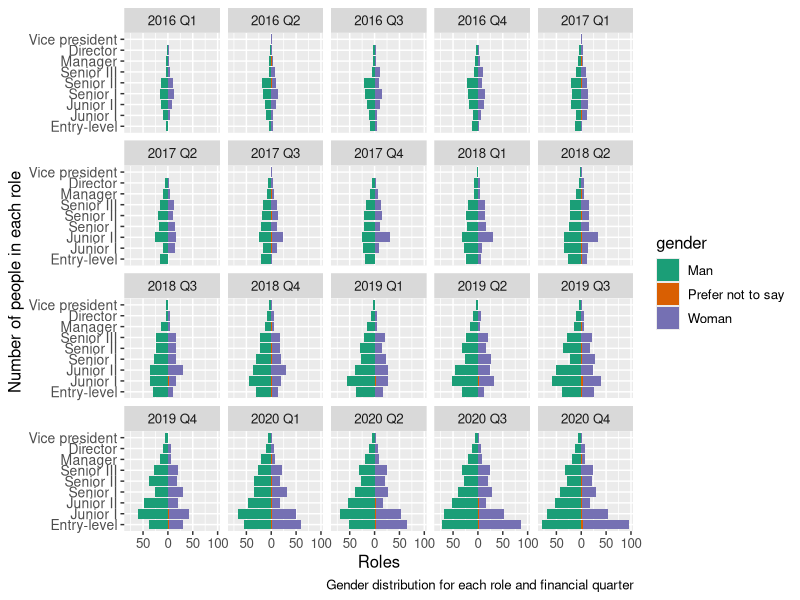
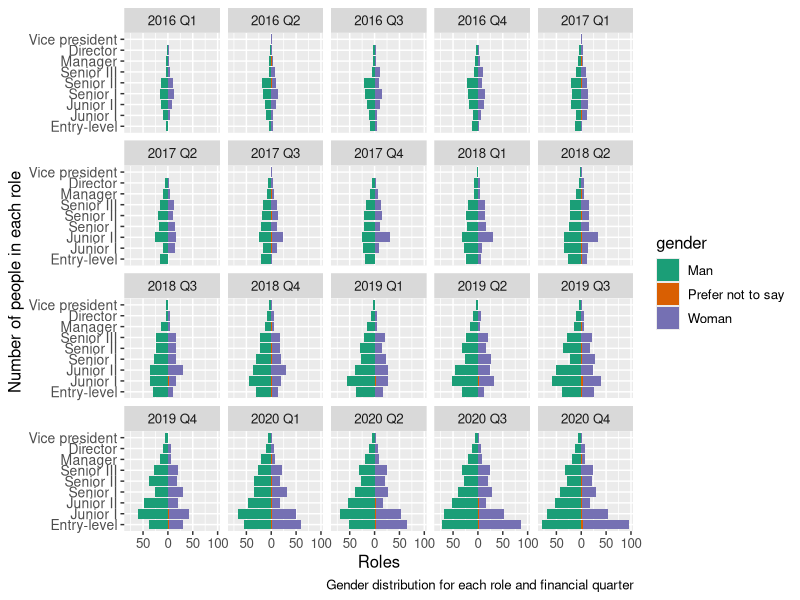

Here is the R script that generated these plots, in order: (Note: this script raises an error after producing the figures.)
library(tidyverse)
library(knitr)
library(kableExtra)
library(lme4)
library(mgcv)

# HIRING 

phase1 = read_csv("data/phase1-new-grad-applicants-2020.csv")
phase2 = read_csv("data/phase2-new-grad-applicants-2020.csv")
phase3 = read_csv("data/phase3-new-grad-applicants-2020.csv")
final_hires = read_csv("data/final-hires-newgrad_2020.csv")

sum(is.na(phase1))
sum(is.na(phase2)) 
sum(is.na(phase3))

round1_2 = full_join(phase1, phase2)
round1_2 = round1_2 %>% 
  #technical skills is only under hiring2, which means if an applicant's id has NA for this column, they did not move onto the next round
  mutate(next_round = !is.na(technical_skills)) %>%  
  mutate(next_round = as.integer(next_round)) %>% 
  mutate(gender = fct_relevel(gender, "Prefer not to say", after = 2)) %>% 
  select(-c(technical_skills, writing_skills, leadership_presence, speaking_skills)) #remove phase 2 data

# counts for total round 1 gender
kable(table(round1_2$gender), col.names = c("Gender", "Quantity"), caption = "Gender Count for Phase 1")

#response is binary so we use glm so we can use family = binomial
#normal linear model
hiring1_model = glm(next_round ~ cv + gpa + cover_letter + extracurriculars + work_experience, family = binomial(link = "logit"), data = round1_2)

# add fixed effect for gender
hiring1_gender_model = glm(next_round ~ cv + gpa + cover_letter + extracurriculars + work_experience + gender, data = round1_2, family = binomial(link = "logit"))
summary(hiring1_gender_model)
#let's see if we add an effect for team applied to - maybe the process for data and software are different?
hiring1_team_gender = glmer(next_round ~ cv + gpa + cover_letter + extracurriculars + work_experience + gender + (1 |team_applied_for),
                            data = round1_2, family = binomial(link = "logit"), nAGQ=0)
summary(hiring1_team_gender)

#compare the effect between gender only and gender (rand int) + random slope for team 
kable(signif(lmtest::lrtest(hiring1_gender_model, hiring1_team_gender),4), col.names = c("# Df", "Log Likelihod", "Df","Chi-squared", "P-value"), caption = "Log Likelihood Test for Random Effect of Team in Phase 1")

#test the simple model against the original model with no random intercept for gender...investigate if there is a difference
kable(signif(lmtest::lrtest(hiring1_model, hiring1_gender_model),4), col.names = c("# Df", "Log Likelihod", "Df","Chi-squared", "P-value"), caption = "Log Likelihood Test for Fixed Effect of Gender in Phase 1")
#chi^2 p value small for both of them which means there's no difference in models if u add effect for gender, meaning model doesn't change based on gender and therefore there is no evidence of there being bias in phase 1 of the hiring process.

round2_3 = full_join(phase2, phase3)
#remove phase 2 columns
round2_3 = round2_3 %>% 
  #interviewer rating only in phase 3, which means if an applicant's id has NA for this column, they did not move onto the next round
  mutate(next_round = !is.na(interviewer_rating_1)) %>%  
  mutate(next_round = as.integer(next_round)) %>% 
  mutate(gender = fct_relevel(gender, "Prefer not to say", after = 2)) %>% 
  select(-c(cover_letter, cv, gpa, extracurriculars, work_experience, interviewer_rating_1, interviewer_rating_2)) #remove phase 2 data

#get counts for each gender in round 2
kable(table(round2_3$gender), col.names = c("Gender", "Quantity"), caption = "Gender Count for Phase 2")

#normal linear model
hiring2_model = glm(next_round ~ technical_skills + writing_skills + leadership_presence + speaking_skills, family = binomial(link = "logit"), data = round2_3)
summary(hiring2_model)
# add fixed effect for gender
hiring2_gender_model = glm(next_round ~ technical_skills + writing_skills + leadership_presence + speaking_skills + gender, data = round2_3, family = binomial(link = "logit"))
summary(hiring2_gender_model)
#let's see if we add an effect for team applied to - maybe the process for data and software are different?
hiring2_team_gender = glmer(next_round ~ technical_skills + writing_skills + leadership_presence + speaking_skills + gender + (1 | team_applied_for),
                            data = round2_3, family = binomial(link = "logit"), nAGQ=0)
summary(hiring2_team_gender)

#compare the effect between gender only and gender (rand int) + random slope for team 
kable(signif(lmtest::lrtest(hiring2_gender_model, hiring2_team_gender),4), col.names = c("# Df", "Log Likelihod", "Df","Chi-squared", "P-value"), caption = "Log Likelihood Test for Random Effect of Team in Phase 2")
#seems like not significant effect... we can continue with our simpler model without the difference between teams
#test the simple model against the original model with no random intercept for gender and investigate if there is a difference
kable(signif(lmtest::lrtest(hiring2_model, hiring2_gender_model),4), col.names = c("# Df", "Log Likelihod", "Df","Chi-squared", "P-value"), caption = "Log Likelihood Test for Fixed Effect of Gender in Phase 2")
#high chi squared for both - we're good! no diff between model that seps gender 

p2confint = cbind(est = round(summary(
  hiring2_gender_model)$coef[,1],3),
  round(confint(hiring2_gender_model),3))
rownames(p2confint) = c("Baseline", "Technical Skills", "Writing Skills", "Leadership Presence", "Speaking Skills", "Woman", "Prefer not to Say")
kable(p2confint, col.names = c("Estimate", "2.5%", "97.5%"), caption = "95\\% Confidence Interval for GLM with Gender Effect")

#combined stats of ppl that applied in round 3
round3_combined = right_join(phase2, phase3)
round3_combined = round3_combined %>% 
  select(applicant_id, team_applied_for, gender,interviewer_rating_1,interviewer_rating_2)
#people from round 3 who were hired
round3_h_int = right_join(round3_combined, final_hires)
round3_h_int = round3_h_int %>% 
  mutate(hired = 1)
round3_hired = full_join(round3_combined, round3_h_int)
#remove phase 2 columns
round3_hired = round3_hired %>% 
  mutate_if(is.numeric, replace_na, replace = 0) %>% 
  mutate(avg_interview = (interviewer_rating_1 + interviewer_rating_2)/2) # we see that those with the highest avg score get hired so i'm going to consolidate them 

#split into data/software
round3_data = round3_hired %>% 
  filter(team_applied_for == "Data") 
# no more "prefer not to say" so we don't need to rearrange
#%>% 
#mutate(gender = fct_relevel(gender, "Prefer not to say", after = 2))
round3_software = round3_hired %>% 
  filter(team_applied_for == "Software") #%>% 
#mutate(gender = fct_relevel(gender, "Prefer not to say", after = 2))
#separate by gender
round3_woman = round3_hired %>% 
  filter(gender == "Woman")
round3_man = round3_hired %>% 
  filter(gender == "Man")

final_genders=table(round3_hired$hired==1, round3_hired$gender)
rownames(final_genders)[rownames(final_genders) == TRUE] = "Hired"
rownames(final_genders)[rownames(final_genders) == FALSE] = "Not Hired"
kable(final_genders, caption = "Gender Breakdown of Final Hires")

finalmodel = glm(hired ~ avg_interview, family = binomial(link='logit'), data = round3_hired)
#summary(finalmodel)
finalmodel2 = glm(hired ~ avg_interview + gender, family = binomial(link='logit'), data = round3_hired)
#summary(finalmodel2)
kable(signif(lmtest::lrtest(finalmodel, finalmodel2),4), col.names = c("# Df", "Log Likelihod", "Df","Chi-squared", "P-value"), caption = "Log Likelihood Test for Fixed Effect of Gender in Final Hires")


# PROMOS

black_saber_current_employees <- read_csv("data/black-saber-current-employees.csv")
roles = c("Entry-level", "Junior I", "Junior II", "Senior I", "Senior II", "Senior III", "Manager", "Director", "Vice president")
smallyears = c("2013 Q2", "2013 Q3", "2013 Q4", "2014 Q1", "2014 Q2", "2014 Q3", "2014 Q4", "2015 Q1", "2015 Q2", "2015 Q3", "2015 Q4")

promotionsbyfinancialq <- black_saber_current_employees %>% mutate("role_seniority" = factor(role_seniority, levels = roles)) %>% mutate("order" = as.numeric(role_seniority)/100) %>% filter(!(financial_q %in%smallyears))


totalemployees <- promotionsbyfinancialq %>% filter(financial_q %in% smallyears) %>% group_by(financial_q) %>% summarise(totals = n())

sumemployees <- sum(totalemployees$totals)
sumemployees

ggplot(data = promotionsbyfinancialq, aes(x = factor(order), fill = gender)) + 
  geom_bar(data = dplyr::filter(promotionsbyfinancialq, gender=="Woman")) + geom_bar(data = dplyr::filter(promotionsbyfinancialq, gender=="Prefer not to say")) +
  geom_bar(data = dplyr::filter(promotionsbyfinancialq, gender=="Man"),aes(y=..count..*(-1))) + 
  scale_x_discrete(labels = roles) +
  xlab("roles") +
  coord_flip() +
  theme(text = element_text(size=12), axis.text.y =  element_text(size = 10)) +
  scale_y_continuous(breaks=seq(-100,100,50),labels=abs(seq(-100,100,50))) + 
  scale_fill_brewer(palette="Dark2") +
  facet_wrap(~financial_q) + 
  labs(caption = "Gender distribution for each role and financial quarter", x = "Number of people in each role", y = "Roles")
ggsave("images/promotion_genderdist.png", width = 20, height = 10)

#want to count the number of times a person has been promoted 
library(lme4)
barcol <- c("FFC300", "#C45DF0", "A3F07C")
promotions <- promotionsbyfinancialq %>% mutate("role_seniority" = factor(role_seniority, levels = roles))%>% mutate(role_seniority = factor(role_seniority)) %>% mutate_if(is.factor, as.numeric) %>% group_by(employee_id) %>% arrange(financial_q) %>% mutate("promoted" = ifelse(role_seniority > lag(role_seniority), 1, 0)) %>% mutate(promoted = factor(promoted)) %>% mutate(gender = factor(gender)) %>% mutate(gender =  fct_relevel(gender, "Woman", after = 1)) %>% 
  mutate(leadership_for_level = factor(leadership_for_level)) %>% mutate("leadership_for_level" = factor(leadership_for_level, levels = c("Needs improvement", "Appropriate for level","Exceeds expectations"))) %>% mutate(promoted = replace_na(promoted,0))


promotion_by_gender <- promotions %>% group_by(gender) %>% summarise(numberofpromos = n()) %>% mutate(prop = numberofpromos/sum(numberofpromos))

df = cbind(promotion_by_gender, barcol)

totalpromo_int <- ggplot(promotions, aes(x = promoted, fill = gender)) + geom_bar(position = "fill") #+ scale_fill_manual("Legend", values = c("Man" = "FFC300", "Woman" = "#C45DF0", "Prefer not to say" = "#A3F07C"))
totalpromo <- totalpromo_int + labs(caption = "Promotions By Gender Proportions", x = "Promoted", y = "Proportion of Each Gender")
totalpromo
#ggsave("images/promotion_genderprop.png", width = 10, height = 8) 

#by team - important factor to consider
teampromo <- totalpromo + facet_wrap(~team, ncol = 4) #+ scale_fill_manual("Legend", values = c("Man" = "FFC300", "Woman" = "#C45DF0", "Prefer not to say" = "#A3F07C"))
teampromo
ggsave("images/teampromo.png", width = 10, height = 8)

#however, there are a lot of things that can effect this such as team, leadership, productivity, role seniority etc 
#tells us that a larger proportion of men 

promomodel1 <- glm(promoted ~ gender, family = binomial(link = "logit"), data = promotions) 
#summary(promomodel1)
info1 <- round(summary((promomodel1))$coefficients, 3)
rownames(info1) = c("Baseline", "Woman", "Prefer not to Say")
#this tells us that for genders that are not male, you are exp(-0.41) = 0.66. This tells us that the odds of women being promoted is 0.66 times less likely than men (prefer not to say not significant)
kable(info1, caption = "Model 1: Promotion and Gender Values") #col.names = c("# Df", "Log Likelihod", "Df","Chi-squared", "P-value"), caption = "Log Likelihood Test for Fixed Effect of Gender in Final Hires")

#but what if we control for the team they are in 
promomodel2 <- glm(promoted ~ gender + team, family = binomial(link = "logit"), data = promotions) 
info2 <- round(summary(promomodel2)$coefficients, 3) #adding team as a coeff had no signicant change to the model 
rownames(info2) = c("Baseline", "Woman", "Prefer not to say", "Data", "Design", "Legal and Financial", "Marketing and Sales", "Operations", "People and Talent", "Software")
kable(info2, caption = "Model 2: Promotion with Gender and Team Values")

#what about accounting for leadership? 
promomodel3 <- glm(promoted ~ gender + leadership_for_level, family = binomial(link = "logit"), data = promotions) 
info3 <- round(summary(promomodel3)$coefficients,3)
rownames(info3) = c("Baseline", "Woman", "Prefer not to say", "Leadership Appropriate for Level", "Leadership Exceeds Expectations")
kable(info3, caption = "Model 3: Promotion with Gender and Leadership Values")#also no significant change, gender is still a significant factor in being promoted

#what about productivity?
productivity = promotions %>% mutate(productivity = ifelse(productivity == 50, "Satisfactory", (ifelse(productivity > 50, "Better than expected", "Unproductive")))) %>% mutate(productivity = factor(productivity, levels = c("Unproductive", "Satisfactory", "Better than expected")))

promomodel4 <- glm(promoted ~ gender + productivity, family = binomial(link = "logit"), data = promotions) 
info4 <- round(summary(promomodel4)$coefficients,3)
rownames(info4) = c("Baseline", "Woman", "Prefer not to say", "Productivity")
kable(info4, caption = "Model 4: Promotion with Gender and Productivity Values") #productivity is significant but it does not change the the difference we see in women being promoted 

#what about role seniority? more role seniority could increase your chances of being promoted but at the same time in very high levels there are less spots 
promomodel5 <- glm(promoted ~ gender + productivity + role_seniority, family = binomial(link = "logit"), data = promotions) 
info5 <- round(summary(promomodel5)$coefficients, 3)
rownames(info5) = c("Baseline", "Woman", "Prefer not to say", "Productivity", "Role Seniority")
kable(info5, caption = "Model 5: Promotion with Gender, Productivity and Role Seniority")

# SALARY 

current_employees = read_csv("data/black-saber-current-employees.csv")
unique(current_employees$team) # what teams are there?
count(current_employees, gender) #counts for everything, put these into a table but also do this for the hiring section
# note that we need to add a random effect for ID

current_employees = current_employees %>% mutate(salary = str_remove_all(salary,'\\$')) %>% mutate(salary = str_remove_all(salary, ",")) %>% mutate(salary = as.numeric(salary)) %>% mutate(gender = factor(gender)) %>% mutate(gender = fct_relevel(gender, "Woman", after = 1))

#want to visualize mean salary for each financial quarter per gender - helpful table but idk how to visualize
genderprop <- current_employees%>% group_by(gender,financial_q) %>% summarise(gendercount = n(), meansalary = mean(salary)) 

salary_by_quarter_gender <- ggplot(genderprop, aes(x= financial_q, y = meansalary)) + geom_bar(aes(fill = gender), position = "dodge", stat = "identity", width = 0.7) + theme_minimal()+theme(axis.text.x = element_text(angle = 90)) #CHANGE COLOUR AND TITLES 
salary_by_quarter_gender

current_employees %>%
  ggplot(aes(x = gender, y = salary, colour = role_seniority)) +
  geom_boxplot() +
  facet_wrap(~role_seniority) +
  theme_minimal() +
  theme(legend.position = "none", axis.text.y = element_blank()) +
  labs(x = "Sex", y = "Salary") #Change colours

current_employees %>%
  mutate(role_seniority = factor(role_seniority, c("Entry-level","Junior I","Junior II","Senior I","Senior II","Senior III","Manager", "Director","Vice president"))) %>% 
  ggplot(aes(x = role_seniority, y = productivity, colour = role_seniority)) +
  geom_boxplot() +
  #facet_wrap(~role_seniority) +
  theme_minimal() +
  theme(legend.position = "none", axis.text.y = element_blank()) +
  labs(x = "Seniority Level", y = "Salary")

# i know we need a random effect for (1+leadership | role_seniority) BECAUSE the leadership is dependent on their seniority, so like... the seniority is the random effect, but then there is a fixed effect for leadership *within* that role....
# buttttt what model do we run? 
model_sal = lmer(salary~gender+(1|employee_id)+(1|team)+(1|role_seniority), data=current_employees)
summary(model_sal)
model_sal2 = lmer(salary~gender+(1|employee_id)+(1|role_seniority), data=current_employees)
summary(model_sal2)
model_sal3 = lmer(salary~(1|employee_id)+(1|team)+(1|role_seniority), data=current_employees)
summary(model_sal3)
model_sal4 = lmer(salary~gender+(1|employee_id)+(1|team), data=current_employees)
summary(model_sal4) #removed role seniority random effect... test for difference
lmtest::lrtest(model_sal, model_sal2)
#this shows us that salaries differ depending on teams, so we use the more complex model to investigate the diff between gender
lmtest::lrtest(model_sal3, model_sal)
#significaant result.... when we have a fixed effect for gender, then the models differ, which means that salary might be biased, holding these random effects 
lmtest::lrtest(model_sal, model_sal4) #ok there is a difference, between RE for seniority or not so it has to be something else affecting it... 
#these test tells use we should probably use model_sal 

#should we have a random slope with leadership level and role seniority? 
model_sal5 = lmer(salary~gender+(1|employee_id)+(1|team)+(1+ leadership_for_level|role_seniority), data=current_employees) #added random slope because leadership requirements are different for different roles 
lmtest::lrtest(model_sal, model_sal5) #this tells us that there is an interaction between leadership and role seniority --> significant use model_sal5 
#lastly, does productivity effect how much someone is paid? 
model_sal6= lmer(salary~gender+(1|employee_id)+(1|team)+(1+ leadership_for_level|role_seniority) + (1|productivity), data=current_employees) #productivity added as a RE since it is different per employee
lmtest::lrtest(model_sal5, model_sal6) #model_sal6 seems to be significant- use as final model 
final_sal_model <- model_sal6

#Looks like we have found the best model to describe our data, now we wanted to see how including gender vs not including it effects our model 
finalmodel_nogender <- lmer(salary ~ (1|employee_id)+(1|team)+(1+ leadership_for_level|role_seniority) + (1|productivity), data=current_employees)

lmtest::lrtest(final_sal_model,finalmodel_nogender)
#more complicated final model with gender as a fixed effect explains our data better. We have strong evidence against the null hypothesis that the simpler model without gender fits the data just as well 
summary(final_sal_model)
